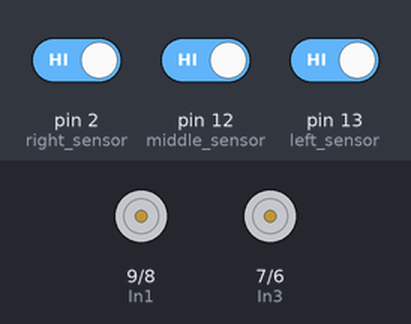
This sketch was run on a simulated Arduino Uno, built with avr-gcc and run on an emulated ATmega328P. On the bench: motor-driver pin pairs drawn as motors (green arrow = first pin HIGH = forward, orange = second pin HIGH = backward, longer = more drive, scaled by the enable pin). The inputs (shaded band) are chosen by the test bench; at power-on: pin 2 (right_sensor) HIGH, pin 12 (middle_sensor) HIGH, pin 13 (left_sensor) HIGH.

Above: at 1.2 s.
1.3 s: pin 2 (right_sensor) driven LOW
At 2.2 s:
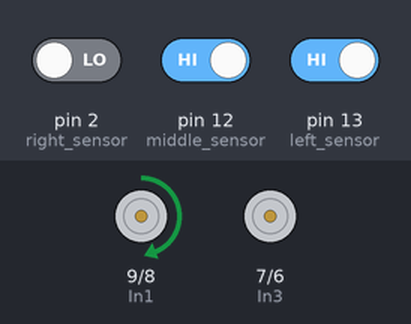
2.8 s: pin 12 (middle_sensor) driven LOW
At 3.3 s:
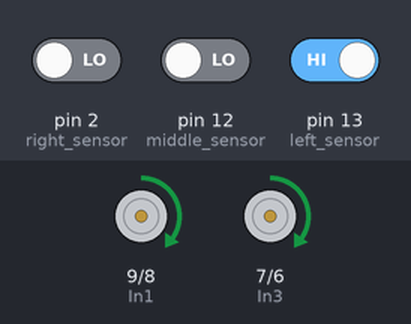
4.3 s: pin 2 (right_sensor) driven HIGH and pin 12 (middle_sensor) driven HIGH and pin 13 (left_sensor) driven LOW
At 5.7 s:
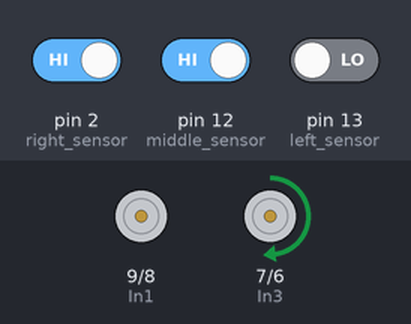
Timing chart, 0 to 7.3 s (numbered marks = the images above; inputs shaded):
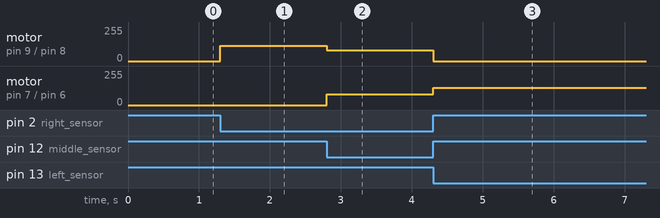

Measured:
- after the input at 1.3 s, motor on pin 9 (In1) / pin 8 (In2): stopped → forward 115/255 at once
- after the input at 2.8 s, motor on pin 9 (In1) / pin 8 (In2): forward 115/255 → forward 80/255 at once; motor on pin 7 (In3) / pin 6 (In4): stopped → forward 80/255 at once
- after the input at 4.3 s, motor on pin 9 (In1) / pin 8 (In2): forward 80/255 → stopped at once; motor on pin 7 (In3) / pin 6 (In4): forward 80/255 → forward 130/255 at once

The sketch:

lineFollower.ino
```cpp
//sensor pins
const int right_sensor = 2;
const int middle_sensor = 12;
const int left_sensor = 13;

//Motor control pins-
const int ENA = 10;
const int ENB = 5;
const int In1 = 9;
const int In2 = 8;
const int In3 = 7;
const int In4 = 6;

void setup() {
Serial.begin(9600);

//pins for motor controller
pinMode(ENA, OUTPUT);
pinMode(ENB, OUTPUT);
pinMode(In1, OUTPUT);
pinMode(In2, OUTPUT);
pinMode(In3, OUTPUT);
pinMode(In4, OUTPUT);
pinMode(right_sensor, INPUT);
pinMode(middle_sensor, INPUT);
pinMode(left_sensor, INPUT);
}

void loop() {
      int S2 = digitalRead(right_sensor);
      int S3 = digitalRead(middle_sensor);
      int S4 = digitalRead(left_sensor);
      int last ;

      //Conditions to drive line folower appropriately
      if (S3==0) {
            //if sensor at the center reads low, go straight
            forward() ;
            last = 3;
      }
      else if (S2==0) {
            //follower moving towads right, stop left motor
            right();
            last = 2;
      }
      else if (S4==0) {
            //follower moving towads left, stop right motor
            left();
            last = 4;
      }
      else if ( S2==1 && S3==1 && S4==1 ) {
        switch (last) {
         case 3 : forward();
         break;
         case 2 : right();
         break;
         case 4 : left ();
         break;
        }
      }
}


// function for driving straight
void forward(){
digitalWrite(In1, HIGH);
digitalWrite(In2, LOW);

digitalWrite(In3, HIGH);
digitalWrite(In4, LOW);

analogWrite(ENA, 80);
analogWrite(ENB, 80);
}

//function for turning left
void right(){
digitalWrite(In3, LOW);
digitalWrite(In4, LOW);

digitalWrite(In1, HIGH);
digitalWrite(In2, LOW);

analogWrite(ENB, 0);
analogWrite(ENA, 115);
}

//function for turning right
void left(){
digitalWrite(In3, HIGH);
digitalWrite(In4, LOW);

digitalWrite(In1, LOW);
digitalWrite(In2, LOW);

analogWrite(ENB, 130);
analogWrite(ENA, 0);
}

//function for stopping motors
void Stop(){

digitalWrite(In1, LOW);
digitalWrite(In2, LOW);

digitalWrite(In3,LOW);
digitalWrite(In4, LOW);

analogWrite(ENA, 0);
analogWrite(ENB, 0);
}
```
